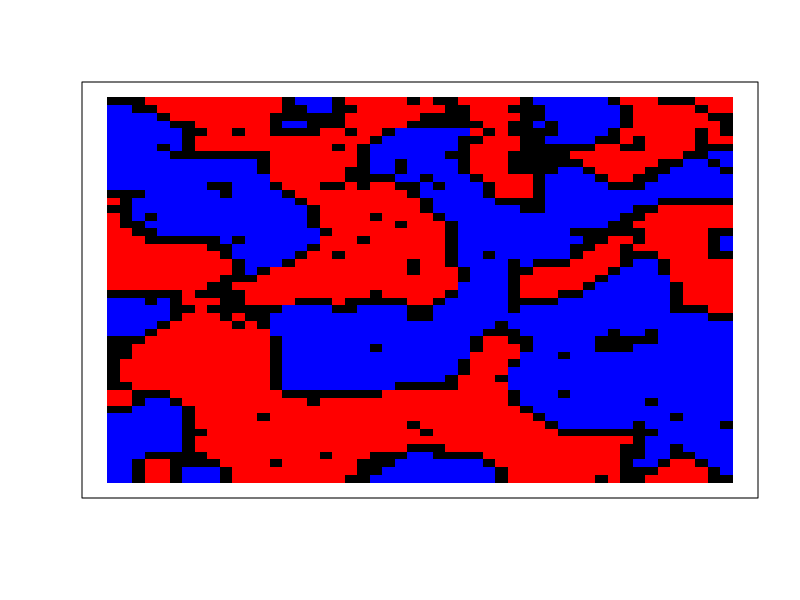
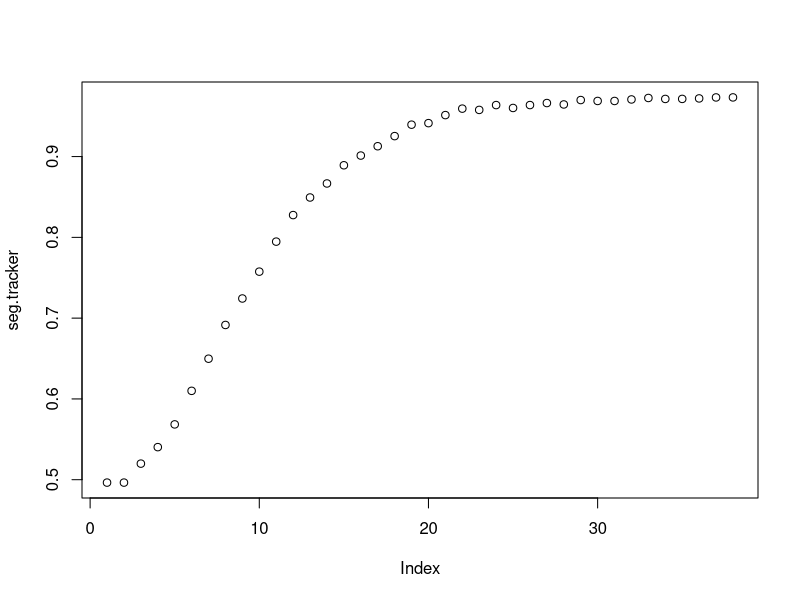

The R source for these figures, in order:
# model parameters ####
rows <- 50 
cols <- 50
proportion.group.1 <- .5 # proportion of red agents
empty <- .2 # proportion of grid that will be empty space
min.similarity <- 5/8 # minimum proportion of neighbors that are the same type to not move

# create.grid ####
# generates a rows x column matrix and randomly places the initial population
# values in the matrix are either 0, 1, or 2
# if 0, the space is empty
# 1 and 2 represent the two different groups
create.grid <- function(rows, cols, proportion.group.1, empty){
  pop.size.group.1 <- (rows*cols)*(1-empty)*proportion.group.1
  pop.size.group.2 <- (rows*cols)*(1-empty)*(1-proportion.group.1)
  
  initial.population <- sample(c(
    rep(1, pop.size.group.1), 
    rep(2, pop.size.group.2), 
    rep(0, (rows*cols)-pop.size.group.1-pop.size.group.2)
  ))
  grid <- matrix(initial.population, nrow=rows, ncol=cols)
}

# visualize.grid ####
# outputs a visualization of the grid, with red squares representing group 1,
# blue squares group 2, and black squares empty locations.
visualize.grid <- function(grid){
  image(grid, col=c('black','red','blue'), xaxs=NULL, yaxs=NULL, xaxt='n', yaxt='n')
}

# empty.locations ####
# returns all the locations in the grid that are empty
# output is an N x 2 array, with N equal to the number of empty locations
# the 2 columns contain the row and column of the empty location.
empty.locations <- function(grid){
  return(which(grid==0, arr.ind=T))
}

# similarity.to.center ####
# takes a grid and the center.val of that grid and returns
# the proportion of cells that are the same as the center,
# ignoring empty cells. the center.val must be specified
# manually in case the grid has an even number of rows or 
# columns
similarity.to.center <- function(grid.subset, center.val){
  if(center.val == 0){ return(NA) }
  same <- sum(grid.subset==center.val) - 1
  not.same <- sum(grid.subset!=center.val) - sum(grid.subset==0)
  return(same/(same+not.same))
}

# segregation ####
# computes the proportion of neighbors who are from the same group
segregation <- function(grid){
  same.count <- 0
  diff.count <- 0
  for(row in 1:(nrow(grid)-1)){
    for(col in 1:(ncol(grid)-1)){
      if(grid[row,col] != 0 && grid[row+1,col+1] != 0){
        if(grid[row,col] != grid[row+1,col+1]){
          diff.count <- diff.count + 1
        } else {
          same.count <- same.count + 1
        }
      }
    }
  }
  return(same.count / (same.count + diff.count))
}

# unhappy.agents ####
# takes a grid and a minimum similarity threshold and computes
# a list of all of the agents that are unhappy with their 
# current location. the output is N x 2, with N equal to the
# number of unhappy agents and the columns representing the 
# location (row, col) of the unhappy agent in the grid
unhappy.agents <- function(grid, min.similarity){
  grid.copy <- grid
  for(row in 1:rows){
    for(col in 1:cols){
      similarity.score <- similarity.to.center(grid[max(0, row-1):min(rows,row+1), max(0,col-1):min(cols,col+1)], grid[row,col])
      if(is.na(similarity.score)){
        grid.copy[row,col] <- NA
      } else {
        grid.copy[row,col] <- similarity.score >= min.similarity
      }
    }
  }
  return(which(grid.copy==FALSE, arr.ind = T))
}

# one.round ####
# runs a single round of the simulation. the round starts by finding
# all of the unhappy agents and empty spaces. then unhappy agents are randomly
# assigned to a new empty location. a new grid is generated to reflect all of
# the moves that took place.
one.round <- function(grid, min.similarity){
  #find all the empty spaces
  empty.spaces <- empty.locations(grid)
  #find all the unhappy agents
  unhappy <- unhappy.agents(grid, min.similarity)
  #shuffle empty spaces to create random assignement
  empty.spaces <- empty.spaces[sample(1:nrow(empty.spaces)), ]
  #go through the empty spaces list and assign an agent to each
  for(i in 1:nrow(empty.spaces)) {
    #if we run out of unhappy dudes we wanna end the for loop then
    if(i > nrow(unhappy)){
      break;
    }
    #make the switch by copying an unhappy index from grid to the corresponding
    #index in empty spaces. 
    grid[empty.spaces[i, 1], empty.spaces[i,2]] <- grid[unhappy[i,1], unhappy[i,2]]
    #
    grid[unhappy[i,1], unhappy[i,2]] <- 0
  }
  return(grid)
}

# running the simulation ####
done <- FALSE # a variable to keep track of whether the simulation is complete
grid <- create.grid(rows, cols, proportion.group.1, empty)
seg.tracker <- c(segregation(grid)) # keeping a running tally of the segregation scores for each round
while(!done){
  new.grid <- one.round(grid, min.similarity) # run one round of the simulation, and store output in new.grid
  seg.tracker <- c(seg.tracker, segregation(grid)) # calculate segregation score and add to running list
  if(all(new.grid == grid)){ # check if the new.grid is identical to the last grid
    done <- TRUE # if it is, simulation is over -- no agents want to move
  } else {
    grid <- new.grid # otherwise, replace grid with new.grid, and loop again.
  }
}
layout(1) # change graphics device to have two plots
visualize.grid(grid) # show resulting grid
plot(seg.tracker) # plot segregation over time
